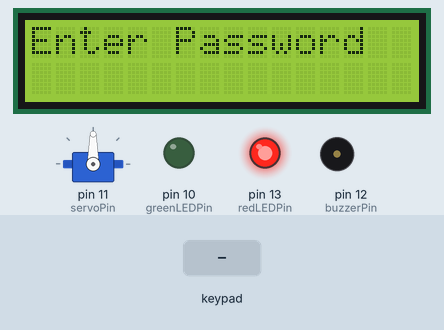
Recording of a program running on a simulated Arduino Uno, built with avr-gcc and run on an emulated ATmega328P. On the bench: servo, 16×2 character LCD, output pins drawn as LEDs (lit = HIGH), buzzer (waves = sounding, pin HIGH). Inputs (shaded band) come from the test bench.

Above: at 3.2 s.
3.3 s: keypad keys 1 2 3 4 # pressed 0.4 s apart
At 6.6 s:
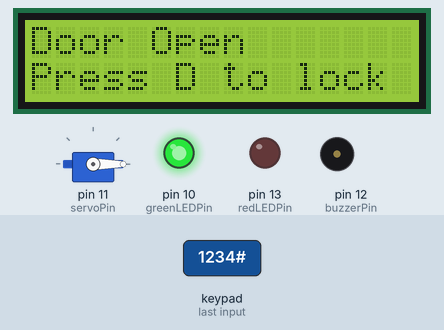
6.8 s: key '#' pressed
At 7.8 s:
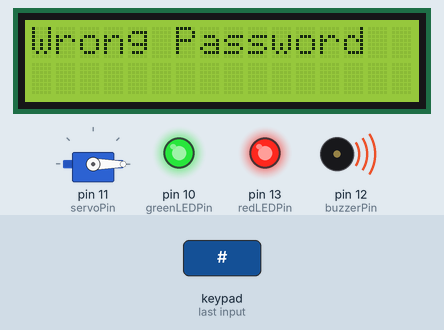
9.8 s: key 'D' pressed
At 12.3 s:
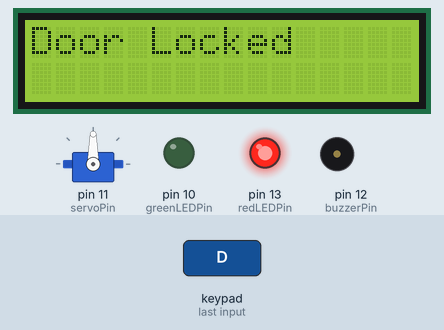
12.8 s: keypad keys 1 2 3 4 A pressed 0.4 s apart
At 15.8 s:
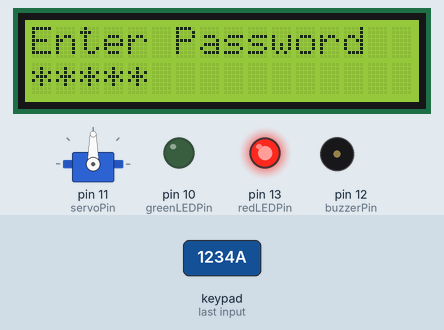
16.3 s: keypad keys 9 8 7 6 # pressed 0.4 s apart
At 16.5 s:
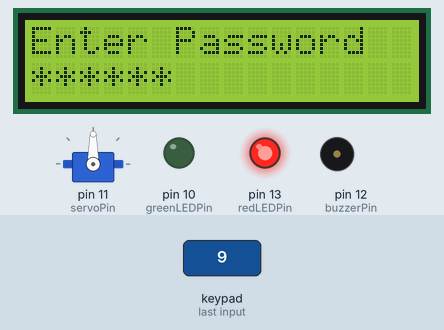
19.8 s: keypad keys 1 2 3 4 # pressed 0.4 s apart
At 22.5 s:
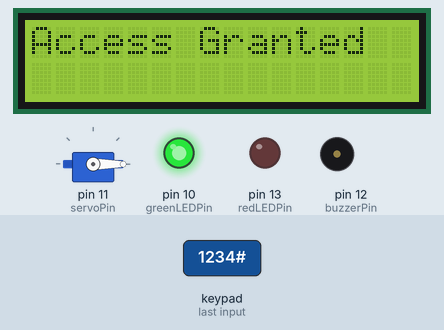
Timing chart, 0 to 25.8 s (numbered marks = the images above; inputs shaded):
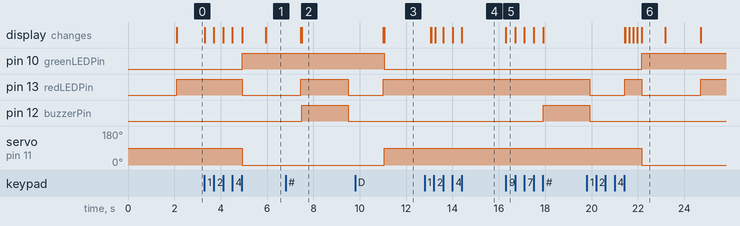

Measured:
- after the input at 3.3 s, pin 10 (greenLEDPin): LOW → HIGH after 1.6 s; pin 13 (redLEDPin): HIGH → LOW after 1.6 s; servo on pin 11 (servoPin): 90° → 0° after 1.6 s; the display: first changes at once (image 1 shows a later state)
- after the input at 6.8 s, pin 12 (buzzerPin): LOW → HIGH after 0.70 s, → LOW 2.0 s later; the display: first differs from a run without the input after 0.70 s (image 2)
- after the input at 9.8 s, pin 10 (greenLEDPin): HIGH → LOW after 1.2 s; servo on pin 11 (servoPin): 0° → 90° after 1.2 s; the display: first differs from a run without the input after 1.2 s (image 3)
- after the input at 12.8 s, the display: first differs from a run without the input after 0.29 s (image 4 shows a later state)
- after the input at 16.3 s, pin 12 (buzzerPin): LOW → HIGH after 1.6 s; the display: changes at once (image 5)
- after the input at 19.8 s, pin 10 (greenLEDPin): LOW → HIGH after 2.4 s; servo on pin 11 (servoPin): 90° → 0° after 2.4 s; the display: first differs from a run without the input after 1.7 s (image 6 shows a later state)

The program:

main.cpp
```cpp
#include <Arduino.h>
#include <LiquidCrystal_I2C.h>
#include <Keypad.h>
#include <Servo.h>

LiquidCrystal_I2C lcd(0x27,16,2);
Servo doorServo;

const int greenLEDPin = 10;
const int redLEDPin = 13;
const int servoPin = 11;
const int buzzerPin = 12;

const byte ROWS = 4;
const byte COLS = 4;

char keys[ROWS][COLS] = {
  {'1','2','3','A'},
  {'4','5','6','B'},
  {'7','8','9','C'},
  {'*','0','#','D'}
};

byte rowPins[ROWS] = {9,8,7,6};
byte colPins[COLS] = {5,4,3,2};

Keypad keyPad = Keypad(makeKeymap(keys), rowPins, colPins, ROWS, COLS);

String password = "1234";
String input = "";

bool doorOpen = false;

void setup() {

  pinMode(greenLEDPin, OUTPUT);
  pinMode(redLEDPin, OUTPUT);
  pinMode(buzzerPin, OUTPUT);


  doorServo.attach(servoPin);
  doorServo.write(90); // Locked

  lcd.init();
  lcd.backlight();

  lcd.setCursor(0,0);
  lcd.print("Door Lock System");
  delay(2000);

  lcd.clear();
  lcd.print("Enter Password");
}

void loop() {

  char key = keyPad.getKey();
  digitalWrite(redLEDPin,HIGH);

  if(key){

  // ENTER PASSWORD
    if(key == '#'){

      if(input == password){

        lcd.clear();
        lcd.print("Access Granted");

        digitalWrite(greenLEDPin,HIGH);
        digitalWrite(redLEDPin,LOW);

        doorServo.write(0); // OPEN
        doorOpen = true;

          delay(1000);

          lcd.clear();
          lcd.print("Door Open");
          lcd.setCursor(0,1);
          lcd.print("Press D to lock");

      }
    else{

      lcd.clear();
      lcd.print("Wrong Password");

      digitalWrite(redLEDPin,HIGH);

      digitalWrite(buzzerPin,HIGH); // BUZZER ON
      delay(2000);
      digitalWrite(buzzerPin,LOW);  // BUZZER OFF

      digitalWrite(redLEDPin,LOW);

      }

    input="";
    delay(1500);

    lcd.clear();
    lcd.print("Enter Password");
  }

  // CLEAR
  else if(key == '*'){

    input="";
    lcd.clear();
    lcd.print("Enter Password");
  }

  // MANUAL LOCK
  else if(key == 'D' && doorOpen){

    lcd.clear();
    lcd.print("Door Locked");

    doorServo.write(90); // LOCK
    doorOpen = false;
    digitalWrite(redLEDPin,HIGH);

    digitalWrite(greenLEDPin,LOW);

    delay(2000);

    lcd.clear();
    lcd.print("Enter Password");
  }

  // PASSWORD INPUT
  else{

    input += key;

    lcd.setCursor(input.length()-1,1);
    lcd.print("*");

  }

  }

}
```
